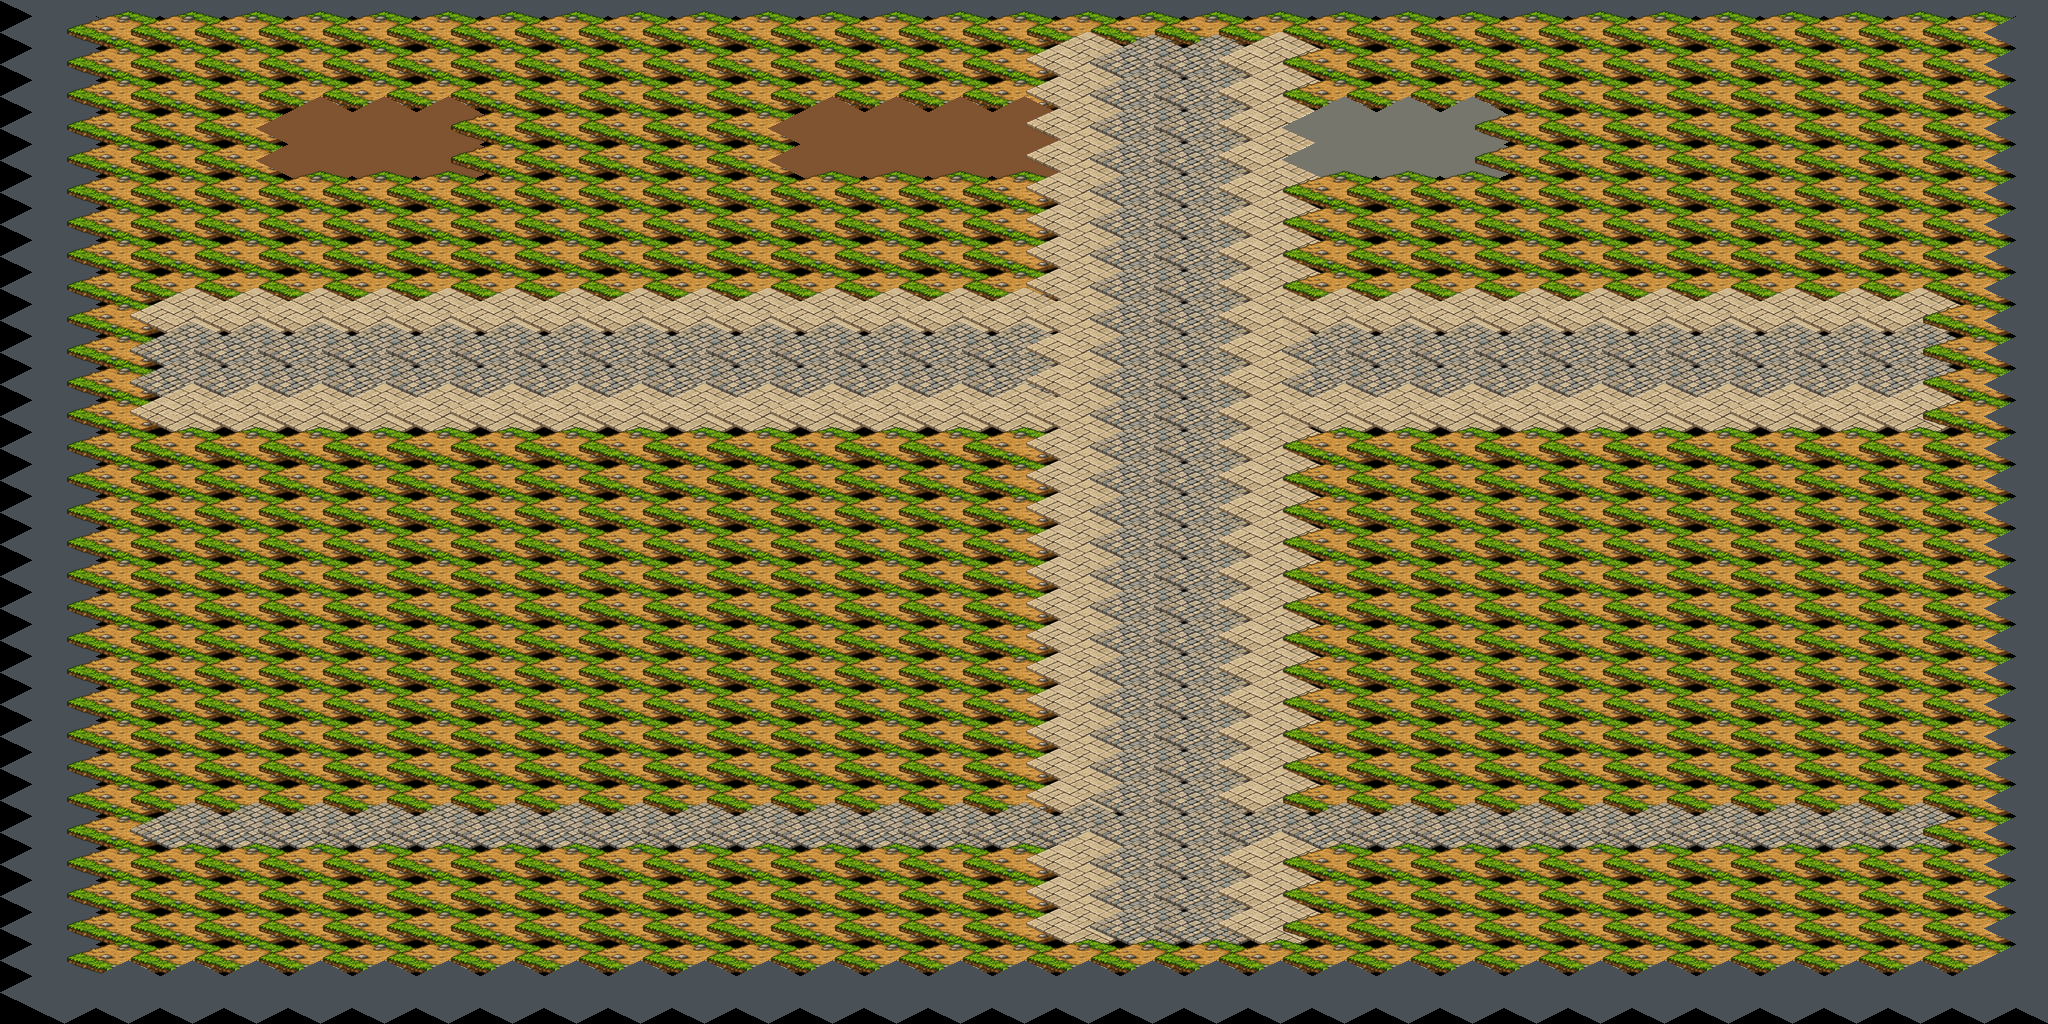

Tiled map render using the project's own tile images. Description and the whole map definition, tile-layer contents included, below:
An orthogonal 32x32 tile map with 64x32 px tiles, 1 tile layer (suelo).

<map version="1.10" tiledversion="1.10.2" orientation="orthogonal" renderorder="right-down" width="32" height="32" tilewidth="64" tileheight="32" infinite="0" nextlayerid="2" nextobjectid="1">
 <tileset firstgid="1" name="terreno_mundo" tilewidth="128" tileheight="64" tilecount="76" columns="8">
  <image source="../textures/terreno_mundo.png" width="1024" height="640" />
  <tile id="13">
   <properties>
    <property name="collision" type="bool" value="true" />
   </properties>
  </tile>
  <tile id="30">
   <properties>
    <property name="collision" type="bool" value="true" />
   </properties>
  </tile>
  <tile id="35">
   <properties>
    <property name="collision" type="bool" value="true" />
   </properties>
  </tile>
  <tile id="41">
   <properties>
    <property name="collision" type="bool" value="true" />
   </properties>
  </tile>
  <tile id="46">
   <properties>
    <property name="collision" type="bool" value="true" />
   </properties>
  </tile>
  <tile id="47">
   <properties>
    <property name="collision" type="bool" value="true" />
   </properties>
  </tile>
  <tile id="48">
   <properties>
    <property name="collision" type="bool" value="true" />
   </properties>
  </tile>
  <tile id="49">
   <properties>
    <property name="collision" type="bool" value="true" />
   </properties>
  </tile>
  <tile id="50">
   <properties>
    <property name="collision" type="bool" value="true" />
   </properties>
  </tile>
  <tile id="51">
   <properties>
    <property name="collision" type="bool" value="true" />
   </properties>
  </tile>
  <tile id="52">
   <properties>
    <property name="collision" type="bool" value="true" />
   </properties>
  </tile>
  <tile id="53">
   <properties>
    <property name="collision" type="bool" value="true" />
   </properties>
  </tile>
  <tile id="54">
   <properties>
    <property name="collision" type="bool" value="true" />
   </properties>
  </tile>
  <tile id="55">
   <properties>
    <property name="collision" type="bool" value="true" />
   </properties>
  </tile>
  <tile id="56">
   <properties>
    <property name="collision" type="bool" value="true" />
   </properties>
  </tile>
  <tile id="57">
   <properties>
    <property name="collision" type="bool" value="true" />
   </properties>
  </tile>
  <tile id="58">
   <properties>
    <property name="collision" type="bool" value="true" />
   </properties>
  </tile>
  <tile id="59">
   <properties>
    <property name="collision" type="bool" value="true" />
   </properties>
  </tile>
  <tile id="64">
   <properties>
    <property name="collision" type="bool" value="true" />
   </properties>
  </tile>
  <tile id="65">
   <properties>
    <property name="collision" type="bool" value="true" />
   </properties>
  </tile>
  <tile id="66">
   <properties>
    <property name="collision" type="bool" value="true" />
   </properties>
  </tile>
  <tile id="68">
   <properties>
    <property name="collision" type="bool" value="true" />
   </properties>
  </tile>
  <tile id="72">
   <properties>
    <property name="collision" type="bool" value="true" />
   </properties>
  </tile>
 </tileset>
 <layer id="1" name="suelo" width="32" height="32">
  <data encoding="csv">
42,42,42,42,42,42,42,42,42,42,42,42,42,42,42,42,42,42,42,42,42,42,42,42,42,42,42,42,42,42,42,42,42,34,34,34,34,34,34,34,34,34,34,34,34,34,34,34,34,34,34,34,34,34,34,34,34,34,34,34,34,34,34,42,42,34,34,34,34,34,34,34,34,34,34,34,34,34,34,34,25,17,17,25,34,34,34,34,34,34,34,34,34,34,34,42,42,34,34,34,34,34,34,34,34,34,34,34,34,34,34,34,25,17,17,25,34,34,34,34,34,34,34,34,34,34,34,42,42,34,34,34,66,66,66,34,34,34,34,34,66,66,66,66,25,17,17,25,65,65,65,34,34,34,34,34,34,34,34,42,42,34,34,34,66,66,66,34,34,34,34,34,66,66,66,66,25,17,17,25,65,65,65,34,34,34,34,34,34,34,34,42,42,34,34,34,34,34,34,34,34,34,34,34,34,34,34,34,25,17,17,25,34,34,34,34,34,34,34,34,34,34,34,42,42,34,34,34,34,34,34,34,34,34,34,34,34,34,34,34,25,17,17,25,34,34,34,34,34,34,34,34,34,34,34,42,42,34,34,34,34,34,34,34,34,34,34,34,34,34,34,34,25,17,17,25,34,34,34,34,34,34,34,34,34,34,34,42,42,34,34,34,34,34,34,34,34,34,34,34,34,34,34,34,25,17,17,25,34,34,34,34,34,34,34,34,34,34,34,42,42,34,25,25,25,25,25,25,25,25,25,25,25,25,25,25,25,17,17,25,25,25,25,25,25,25,25,25,25,25,34,42,42,34,17,17,17,17,17,17,17,17,17,17,17,17,17,17,25,17,17,25,17,17,17,17,17,17,17,17,17,17,34,42,42,34,17,17,17,17,17,17,17,17,17,17,17,17,17,17,25,17,17,25,17,17,17,17,17,17,17,17,17,17,34,42,42,34,25,25,25,25,25,25,25,25,25,25,25,25,25,25,25,17,17,25,25,25,25,25,25,25,25,25,25,25,34,42,42,34,34,34,34,34,34,34,34,34,34,34,34,34,34,34,25,17,17,25,34,34,34,34,34,34,34,34,34,34,34,42,42,34,34,34,34,34,34,34,34,34,34,34,34,34,34,34,25,17,17,25,34,34,34,34,34,34,34,34,34,34,34,42,42,34,34,34,34,34,34,34,34,34,34,34,34,34,34,34,25,17,17,25,34,34,34,34,34,34,34,34,34,34,34,42,42,34,34,34,34,34,34,34,34,34,34,34,34,34,34,34,25,17,17,25,34,34,34,34,34,34,34,34,34,34,34,42,42,34,34,34,34,34,34,34,34,34,34,34,34,34,34,34,25,17,17,25,34,34,34,34,34,34,34,34,34,34,34,42,42,34,34,34,34,34,34,34,34,34,34,34,34,34,34,34,25,17,17,25,34,34,34,34,34,34,34,34,34,34,34,42,42,34,34,34,34,34,34,34,34,34,34,34,34,34,34,34,25,17,17,25,34,34,34,34,34,34,34,34,34,34,34,42,42,34,34,34,34,34,34,34,34,34,34,34,34,34,34,34,25,17,17,25,34,34,34,34,34,34,34,34,34,34,34,42,42,34,34,34,34,34,34,34,34,34,34,34,34,34,34,34,25,17,17,25,34,34,34,34,34,34,34,34,34,34,34,42,42,34,34,34,34,34,34,34,34,34,34,34,34,34,34,34,25,17,17,25,34,34,34,34,34,34,34,34,34,34,34,42,42,34,34,34,34,34,34,34,34,34,34,34,34,34,34,34,25,17,17,25,34,34,34,34,34,34,34,34,34,34,34,42,42,34,34,34,34,34,34,34,34,34,34,34,34,34,34,34,25,17,17,25,34,34,34,34,34,34,34,34,34,34,34,42,42,34,17,17,17,17,17,17,17,17,17,17,17,17,17,17,17,17,17,17,17,17,17,17,17,17,17,17,17,17,34,42,42,34,34,34,34,34,34,34,34,34,34,34,34,34,34,34,25,17,17,25,34,34,34,34,34,34,34,34,34,34,34,42,42,34,34,34,34,34,34,34,34,34,34,34,34,34,34,34,25,17,17,25,34,34,34,34,34,34,34,34,34,34,34,42,42,34,34,34,34,34,34,34,34,34,34,34,34,34,34,34,25,17,17,25,34,34,34,34,34,34,34,34,34,34,34,42,42,34,34,34,34,34,34,34,34,34,34,34,34,34,34,34,34,34,34,34,34,34,34,34,34,34,34,34,34,34,34,42,42,42,42,42,42,42,42,42,42,42,42,42,42,42,42,42,42,42,42,42,42,42,42,42,42,42,42,42,42,42,42,42
</data>
 </layer>
</map>
